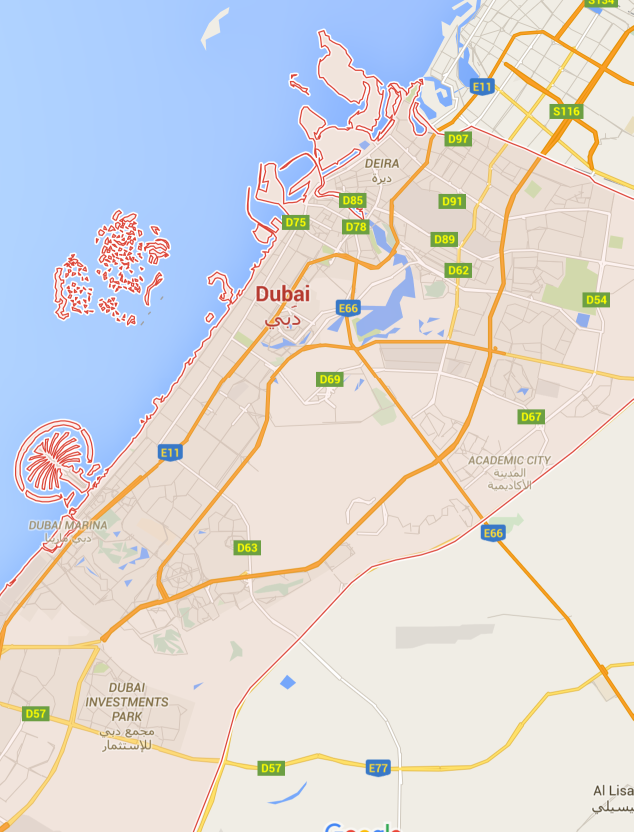
#> input picture Dubai map/dxbMap.PNG, 1267 x 1664 px, found by its file name (shown at 1/2 size)
$ python mark_map.py
#> lines starting #> are read from the running program, lines starting #| are printed output that depends on the picture
from PIL import Image, ImageDraw, ImageFont

v=Image.open("dxbMap.png")
#> v is the input picture: PIL image 1267x1664 RGBA; mean R, G, B, A 218.5, 216.8, 217.7, 255
w=ImageDraw.Draw(v)

pointsListPoolHalls_Malls=[ [858,297],\
                            [894,334],\
                            [833,353],\
                            [789,395],\
                            [782,459],\
                            [713,461],\
                            [672,503],\
                            [556,515],\
                            [542,554],\
                            [1027,722],\
                            [992,744],\
                            [1045,754],\
                            [1062,768],\
                            [170,1022],\
                            [188,1086],\
                            # end of pool halls/clubs
                            #start malls
                            [73,1175],\
                            [145,1075],\
                            [313,929],\
                            [767,454],\
                            [559,648] ]

pointsListAlcohol= [ [667,782],\
                   [249,1014],\
                   [687,438],\
                   [520,687] ]

Font = ImageFont.truetype("arial.ttf", 40)

i=0

for point in pointsListPoolHalls_Malls:
    i+=1
    x, y = point[0], point[1]
    w.polygon( ( (x,y), (x+10,y-20), (x+30,y-20), (x+30,y-80),\
                 (x-30,y-80), (x-30,y-20), (x-10,y-20) ), fill = "green")
    w.line( ( (x,y), (x+10,y-20), (x+30,y-20), (x+30,y-80),\
                 (x-30,y-80), (x-30,y-20), (x-10,y-20), (x,y) ), fill = "black", width=4)
    w.text( (x-20,y-70), str(i), fill="white", font=Font)
#> after the loop, i = 20

for point in pointsListAlcohol:
    i+=1
    x, y = point[0], point[1]
    w.polygon( ( (x,y), (x+10,y-20), (x+30,y-20), (x+30,y-80),\
                 (x-30,y-80), (x-30,y-20), (x-10,y-20) ), fill = "red")
    w.line( ( (x,y), (x+10,y-20), (x+30,y-20), (x+30,y-80),\
                 (x-30,y-80), (x-30,y-20), (x-10,y-20), (x,y) ), fill = "blue", width=4)
    w.text( (x-20,y-70), str(i), fill="white", font=Font)
#> after the loop, i = 24

###### KEY #####

x=730
y=1300
w.polygon( ( (x,y), (x+10,y-20), (x+30,y-20), (x+30,y-80),\
             (x-30,y-80), (x-30,y-20), (x-10,y-20) ), fill = "green")
w.line( ( (x,y), (x+10,y-20), (x+30,y-20), (x+30,y-80),\
          (x-30,y-80), (x-30,y-20), (x-10,y-20), (x,y) ), fill = "black", width=4)

x=730
y=1450
w.polygon( ( (x,y), (x+10,y-20), (x+30,y-20), (x+30,y-80),\
             (x-30,y-80), (x-30,y-20), (x-10,y-20) ), fill = "red")
w.line( ( (x,y), (x+10,y-20), (x+30,y-20), (x+30,y-80),\
          (x-30,y-80), (x-30,y-20), (x-10,y-20), (x,y) ), fill = "blue", width=4)

v.save("dxbMap_marked.png")
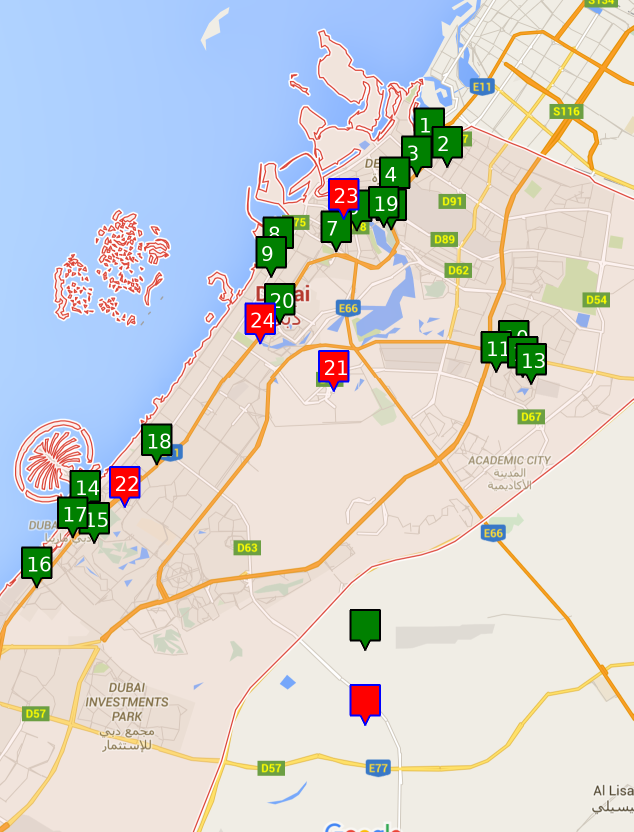
#> saved as dxbMap_marked.png: PIL image 1267x1664 RGBA (shown at 1/2 size); mean R, G, B, A 211.2, 211.4, 210.6, 255
